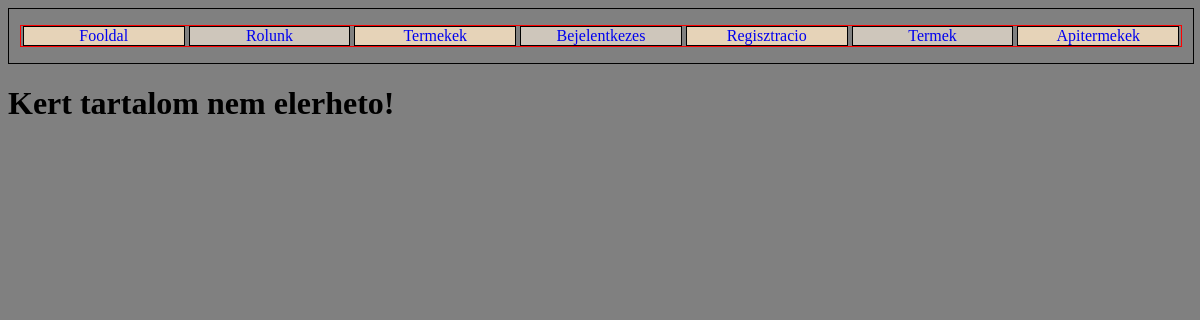
/client/index.php, run on the app's committed database.
### tables this page shows
CREATE TABLE `menu` (
  `id_menu` int(255) NOT NULL,
  `nev_menu` varchar(255) NOT NULL,
  `rang` int(255) NOT NULL,
  `sorrend` int(255) NOT NULL
);

### server/Model/menumodel.php (called while the page is built, shortened)
<?php
class MenuModel{
    public static function Connection() {
        return csatlakozas::GetConnection();
    }
    public static function GetMenuByRang($rang){
        try {
            $db = self::Connection();
            if ($rang==0) {
                $sql = "SELECT * FROM menu WHERE rang<=:rang";
            }else{
                $sql = "SELECT * FROM `menu` where rang<=:rang && rang<> -1";
            }
            $sth = $db->prepare($sql);
            $sth->execute(array(':rang'=>$rang));
            $eredmeny = $sth->fetchAll(\PDO::FETCH_ASSOC);
            return $eredmeny;
        }catch (\PDOException $e) {
            return 0;
        }
    }
}
?>

### server/View/menuview.php (the view, shortened to what this page needs)
<?php
class MenuView{
    public static function ShowMenu($menu){
        if (is_array($menu)) {
            echo '<nav id="menuk">';
            echo '<ul id="menuUl">';
            foreach ($menu as $ertek) {
                ?>
                    <li class="menuLi"><a class="menuA" href="?oldal=<?php echo $ertek['nev_menu'];?>/Main"><?php echo $ertek['nev_menu'];?></a></li>
                <?php
            }
            echo '</ul>';
            echo '</nav>';
            return 1;
        }
        return 0;
    }
}
?>

### client/css/menu.css (style rules this page uses)
#menuk { width: 100%; min-width: auto; display: flex; justify-content: center; align-items: center; flex-direction: row; border: 1px solid black; }
#menuUl { width: 98%; min-width: auto; display: flex; flex-direction: row; align-items: center; justify-content: center; padding: 0px; border: 1px solid red; }
.menuLi { width: 96%; min-width: auto; display: flex; align-items: center; justify-content: center; list-style: none; border: 1px solid black; margin-left: 2px; margin-right: 2px; }
#menuUl .menuLi:nth-child(odd) { background-color: rgb(230, 211, 184); }
#menuUl .menuLi:nth-child(even) { background-color: rgb(206, 198, 187); }
.menuA { text-decoration: none; }

### data on the page
menu: nev_menu "Fooldal"
menu: nev_menu "Rolunk"
menu: nev_menu "Termekek"
menu: nev_menu "Bejelentkezes"
menu: nev_menu "Regisztracio"
menu: nev_menu "Termek"
menu: nev_menu "Apitermekek"
